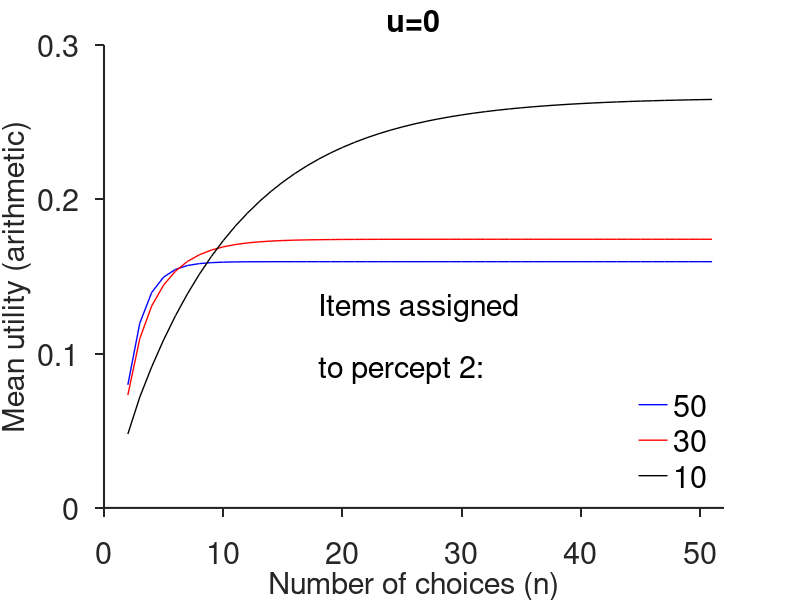
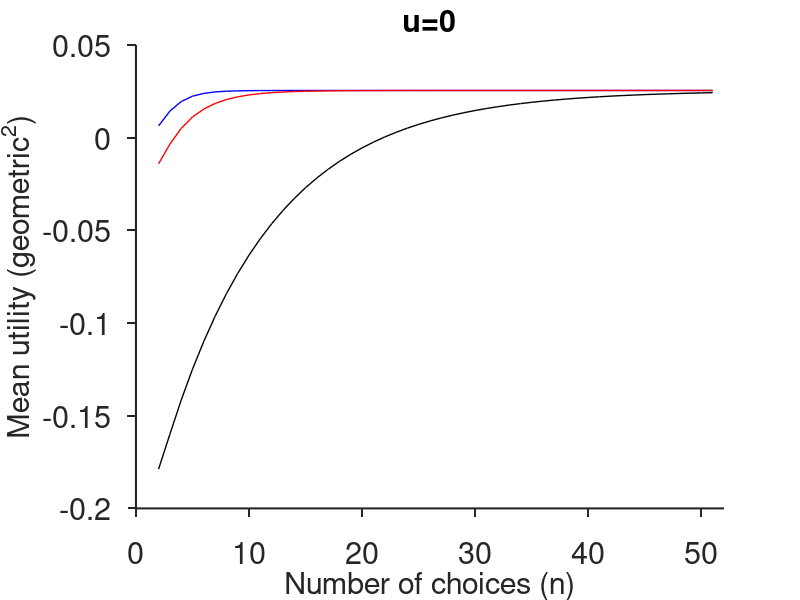
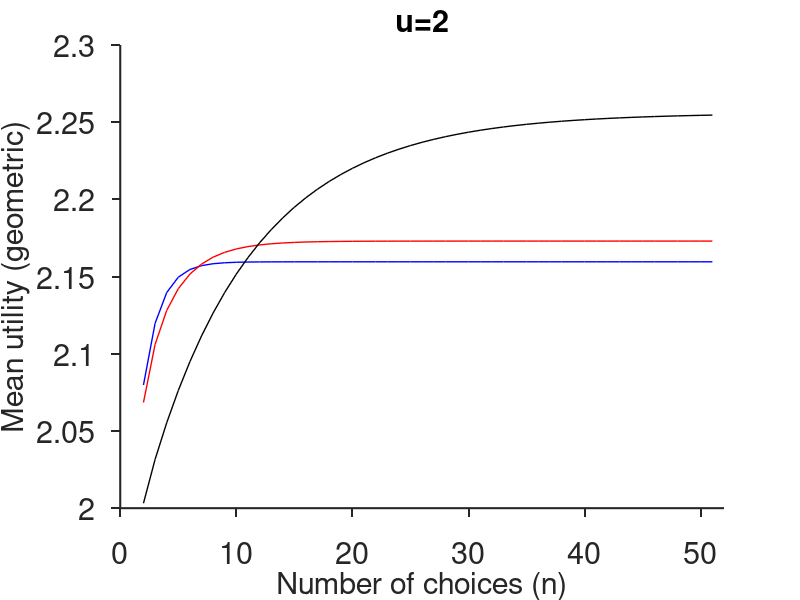
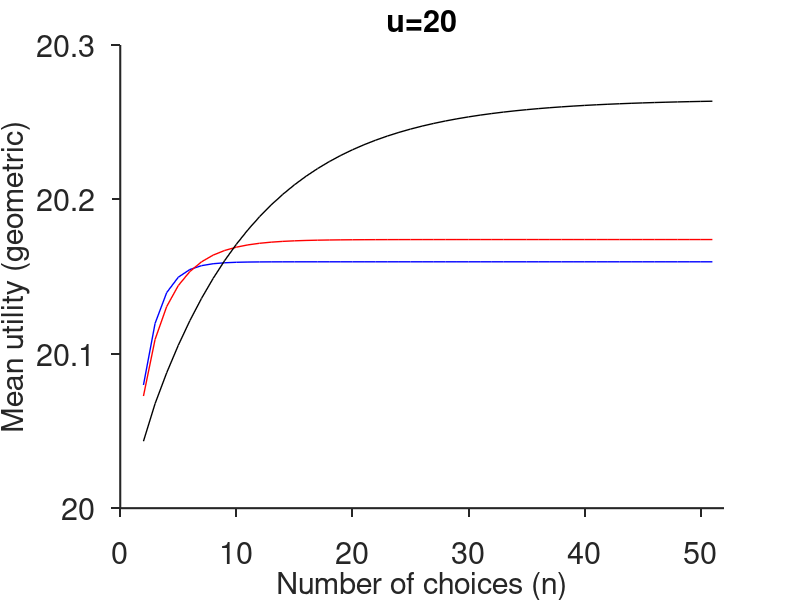

MATLAB code to generate these figures, in order:
clear all; close all; Ev=zeros(3,2); xval=2:51; EvT=zeros(50,3); EvG=EvT;
%integrate
for r=1:3
    m=20*(r-1); dev1=2/sqrt(50-m); dev2=2/sqrt(50+m); NIV=zeros(2,10001);
    for i=1:10001
        x=-5.001+i*.001; A1=normpdf(x,0,dev1); A2=normcdf(x,0,dev2);
        A3=normpdf(x,0,dev2); A4=normcdf(x,0,dev1);
        NIV(1,i)=A1*A2*x; NIV(2,i)=A3*A4*x;
    end
    A1=sum(NIV,2)/1000; Ev(r,:)=A1';
end

for rr=1:4
    %crunch data
    switch rr
        case 1
            shh=0;
        case 3
            shh=2;
        case 4
            shh=20;
    end
    if rr~=2
        Ea1=Ev+shh/2; Ea1=[Ea1*2 -2*Ea1+2*shh];
        for j=2:51
            P=zeros(3,4);
            for r=1:3
                b=50+20*(r-1); b1=(100-b)/100; b2=b/100;
                P(r,:)=[1-b1^j 1-b2^j b2^j b1^j];
            end
            Ea=Ea1.*P; EvT(j-1,:)=sum(Ea,2)'/2;
            Eb=Ea(:,1)+Ea(:,4); Ec=Ea(:,3)+Ea(:,2); Ed=(Eb.*Ec)';
            if rr<3
                EvG(j-1,:)=Ed;
            else
                EvG(j-1,:)=sqrt(Ed);
            end
        end
    end
    
    %plot
    if rr==1
        Pl=EvT;
    else
        Pl=EvG;
    end
    figure; hold on; plot(xval,Pl(:,1),'b','linewidth',1);
    plot(xval,Pl(:,2),'r','linewidth',1); plot(xval,Pl(:,3),'k','linewidth',1);
    set(gca,'tickdir','out','ticklength',[.015 .015],'linewidth',1.5,'fontsize',22)
    xlabel('Number of choices (n)','fontsize',22)
    set(gca,'box','off','xtick',0:10:50,'xlim',[0 52])
    switch rr
        case 1
            ylabel('Mean utility (arithmetic)','fontsize',22)
            title('u=0','fontsize',22)
            set(gca,'ylim',[0 .3],'ytick',0:.1:.3)
            legend('50','30','10','location','Southeast')
            ch=get(gcf,'children'); set(ch(1),'box','off','fontsize',22)
            text(18,.13,'Items assigned','fontsize',22)
            text(18,.09,'to percept 2:','fontsize',22)
        case 2
            ylabel('Mean utility (geometric^2)','fontsize',22)
            title('u=0','fontsize',22)
        case 3
            ylabel('Mean utility (geometric)','fontsize',22)
            title('u=2','fontsize',22)
        case 4
            ylabel('Mean utility (geometric)','fontsize',22)
            title('u=20','fontsize',22)
            set(gca,'ylim',[20 20.3],'ytick',20:.1:20.3)
    end
end